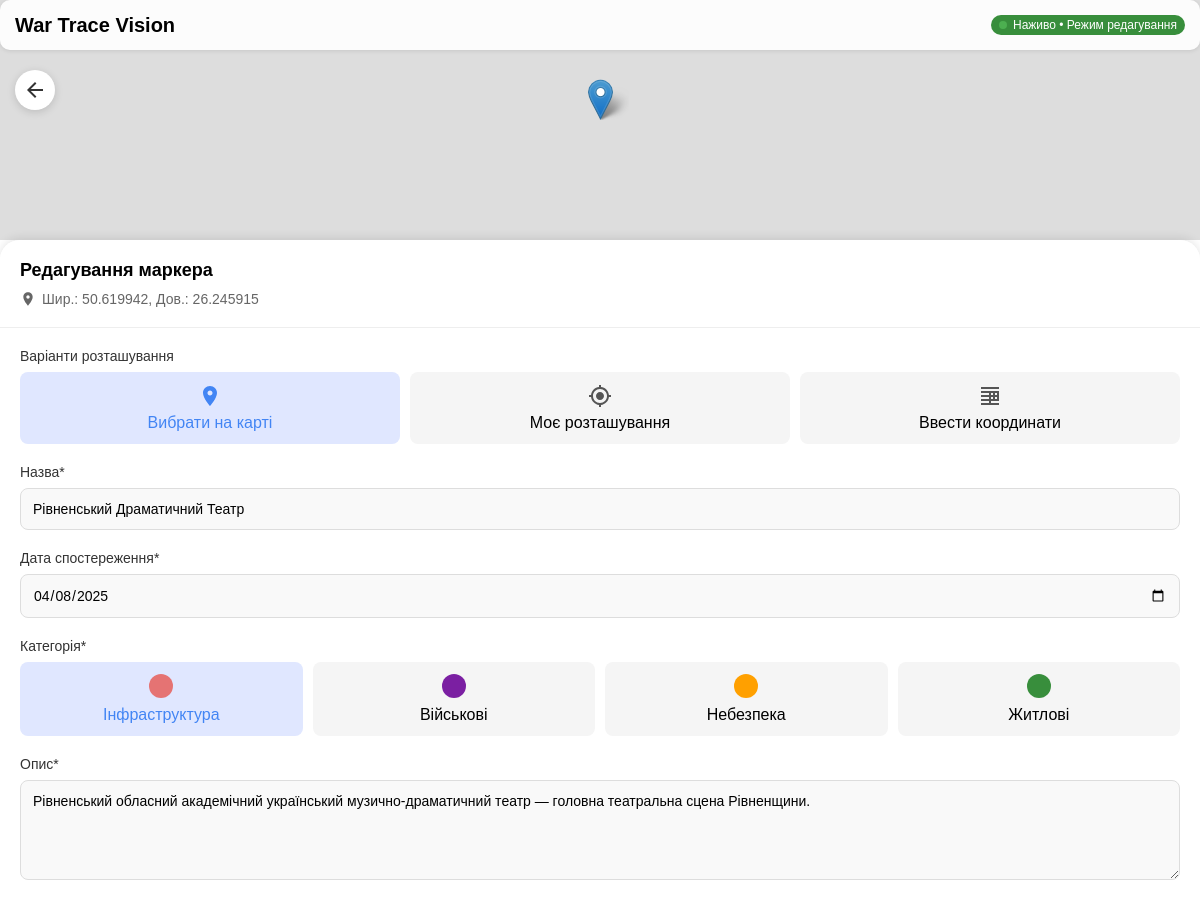
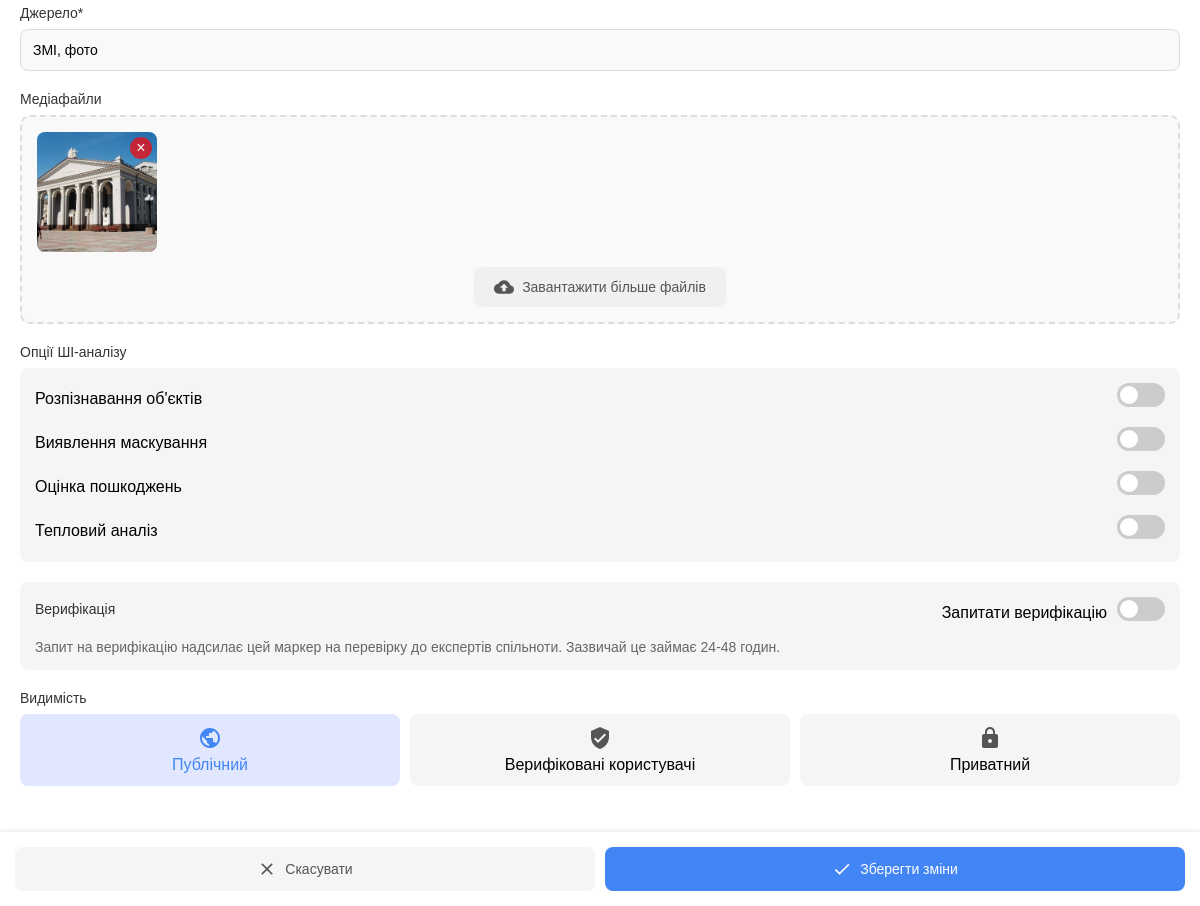
/content/marker/10/edit/ (signed in), run on the app's committed database (2 pictures, top to bottom).
### content/models.py (models this page shows, shortened)
class Marker(models.Model):
    CATEGORY_CHOICES = [
        ('military', 'Military'),
        ('infrastructure', 'Infrastructure'),
        ('residential', 'Residential'),
        ('hazard', 'Hazard'),
        ('other', 'Other'),
    ]
    VERIFICATION_CHOICES = [
        ('verified', 'Verified'),
        ('unverified', 'Unverified'),
        ('ai-detected', 'AI Detected'),
        ('disputed', 'Disputed'),
        ('pending', 'Pending'),
    ]
    VISIBILITY_CHOICES = [
        ('public', 'Public'),
        ('private', 'Private'),
        ('verified_only', 'Verified Users Only'),
    ]
    user = models.ForeignKey(User, on_delete=models.CASCADE, related_name='markers')
    title = models.CharField(max_length=100)
    description = models.TextField()
    latitude = models.FloatField(null=True)
    longitude = models.FloatField(null=True)
    date = models.DateField(default=timezone.now)
    created_at = models.DateTimeField(auto_now_add=True)
    updated_at = models.DateTimeField(auto_now=True)
    category = models.CharField(max_length=20, choices=CATEGORY_CHOICES, default='other')
    verification = models.CharField(max_length=20, choices=VERIFICATION_CHOICES, default='unverified')
    confidence = models.IntegerField(default=100)  # Stored as percentage 0-100
    source = models.CharField(max_length=255, blank=True)
    visibility = models.CharField(max_length=20, choices=VISIBILITY_CHOICES, default='public')
    object_detection = models.BooleanField(default=False)
    camouflage_detection = models.BooleanField(default=False)
    damage_assessment = models.BooleanField(default=False)
    thermal_analysis = models.BooleanField(default=False)
    request_verification = models.BooleanField(default=False)
    upvotes = models.ManyToManyField(User, related_name='marker_upvotes', blank=True)

class MarkerFile(models.Model):
    marker = models.ForeignKey(Marker, on_delete=models.CASCADE, related_name='files')
    file = models.FileField(upload_to='user_uploads/')
    uploaded_at = models.DateTimeField(auto_now_add=True)

### content/views.py (the view)
# urls.py: path('marker/<int:marker_id>/edit/', views.edit_marker_view, name='edit_marker'),
@login_required
def edit_marker_view(request, marker_id):
    marker = get_object_or_404(Marker, id=marker_id)
    if marker.user != request.user and not request.user.is_staff:
        return render(request, '403.html', status=403)
    return render(request, 'marker-edit.html', {'marker': marker})

### content/templates/marker-edit.html (shortened to what this page needs)
{% load static %}
<!DOCTYPE html>
<html lang="uk">
<head>
  <link rel="stylesheet" href="https://cdnjs.cloudflare.com/ajax/libs/leaflet/1.9.4/leaflet.min.css">
  <link rel="stylesheet" href="{% static 'css/map.css' %}">
  <link rel="stylesheet" href="{% static 'css/marker-create.css' %}">
</head>
<body>
  <div id="edit-map"></div>
  <div class="app-header">
    <h1>War Trace Vision</h1>
    <div class="status">Наживо • Режим редагування</div>
  </div>
  <div class="back-button" id="back-to-marker">
    <svg viewBox="0 0 24 24">
      <path d="M20 11H7.83l5.59-5.59L12 4l-8 8 8 8 1.41-1.41L7.83 13H20v-2z"/>
    </svg>
  </div>
  <div class="create-panel edit-panel">
    <div class="create-header edit-header">
      <h2>Редагування маркера</h2>
      <div class="marker-coordinates" id="selected-coordinates">
        <svg viewBox="0 0 24 24">
          <path d="M12 2C8.13 2 5 5.13 5 9c0 5.25 7 13 7 13s7-7.75 7-13c0-3.87-3.13-7-7-7zm0 9.5c-1.38 0-2.5-1.12-2.5-2.5s1.12-2.5 2.5-2.5 2.5 1.12 2.5 2.5-1.12 2.5-2.5 2.5z"/>
        </svg>
        <span>Шир.: {{ marker.latitude|floatformat:6 }}, Дов.: {{ marker.longitude|floatformat:6 }}</span>
      </div>
    </div>
    <div class="create-content edit-content">
      <form id="edit-marker-form" enctype="multipart/form-data">
        <div class="form-section">
          <label>Варіанти розташування</label>
          <div class="location-options">
            <div class="location-option active" id="use-map-click">
              <svg viewBox="0 0 24 24">
                <path d="M12 2C8.13 2 5 5.13 5 9c0 5.25 7 13 7 13s7-7.75 7-13c0-3.87-3.13-7-7-7zm0 9.5c-1.38 0-2.5-1.12-2.5-2.5s1.12-2.5 2.5-2.5 2.5 1.12 2.5 2.5-1.12 2.5-2.5 2.5z"/>
              </svg>
              <span>Вибрати на карті</span>
            </div>
            <div class="location-option" id="use-current-location">
              <span>Моє розташування</span>
            </div>
            <div class="location-option" id="use-coordinates">
              <svg viewBox="0 0 24 24">
                <path d="M15 13h2v2h-2zm0-4h2v2h-2zm4 4h2v2h-2zm0-4h2v2h-2zm-8 8h2v2h-2zm0-4h2v2h-2zm0-4h2v2h-2zM3 21h18v-2H3v2zm0-4h18v-2H3v2zm0-4h18v-2H3v2zm0-4h18V7H3v2zm0-6v2h18V3H3z"/>
              </svg>
              <span>Ввести координати</span>
            </div>
          </div>
        </div>
        <div class="form-section">
          <label for="marker-title">Назва*</label>
          <input type="text" id="marker-title" name="title" placeholder="Введіть описову назву" value="{{ marker.title }}" required>
        </div>
        <div class="form-section">
          <label for="marker-date">Дата спостереження*</label>
          <input type="date" id="marker-date" name="date" value="{{ marker.date|date:'Y-m-d' }}" required>
        </div>
        <div class="form-section">
          <label for="marker-category">Категорія*</label>
          <div class="category-selector">
            <div class="category-option {% if marker.category == 'infrastructure' %}active{% endif %}" data-category="infrastructure">
              <div class="category-icon infrastructure"></div>
              <span>Інфраструктура</span>
            </div>
            <div class="category-option {% if marker.category == 'military' %}active{% endif %}" data-category="military">
              <div class="category-icon military"></div>
              <span>Військові</span>
            </div>
            <div class="category-option {% if marker.category == 'hazard' %}active{% endif %}" data-category="hazard">
              <div class="category-icon hazard"></div>
              <span>Небезпека</span>
            </div>
            <div class="category-option {% if marker.category == 'residential' %}active{% endif %}" data-category="residential">
              <div class="category-icon residential"></div>
              <span>Житлові</span>
            </div>
          </div>
        </div>
        <div class="form-section">
          <label for="marker-description">Опис*</label>
          <textarea id="marker-description" name="description" placeholder="Надайте детальну інформацію про те, що ви спостерігали" required>{{ marker.description }}</textarea>
        </div>
        <div class="form-section">
          <label for="marker-source">Джерело*</label>
          <input type="text" id="marker-source" name="source" placeholder="Опишіть, як ви отримали цю інформацію" value="{{ marker.source }}" required>
        </div>
        <div class="form-section media-upload-section">
          <label>Медіафайли</label>
          <div class="media-upload-container">
            <div class="media-preview-area" id="media-preview">
              {% for file in marker.files.all %}
              <div class="media-preview-item existing-media" data-id="{{ file.id }}">
                {% if file.file.url|slice:"-4:" == ".jpg" or file.file.url|slice:"-5:" == ".jpeg" or file.file.url|slice:"-4:" == ".png" or file.file.url|slice:"-4:" == ".gif" %}
                <img src="{{ file.file.url }}" alt="Медіафайл">
                {% else %}
                <video src="{{ file.file.url }}" controls></video>
                {% endif %}
                <div class="media-delete-btn" data-id="{{ file.id }}">×</div>
              </div>
              {% endfor %}
            </div>
            <div class="upload-actions">
              <button type="button" class="upload-btn" id="trigger-upload">
                <svg viewBox="0 0 24 24">
                  <path d="M19.35 10.04C18.67 6.59 15.64 4 12 4 9.11 4 6.6 5.64 5.35 8.04 2.34 8.36 0 10.91 0 14c0 3.31 2.69 6 6 6h13c2.76 0 5-2.24 5-5 0-2.64-2.05-4.78-4.65-4.96zM14 13v4h-4v-4H7l5-5 5 5h-3z"/>
                </svg>
                Завантажити більше файлів
              </button>
            </div>
          </div>
        </div>
        <div class="form-section">
          <label>Опції ШІ-аналізу</label>
          <div class="ai-options">
            <div class="toggle-option">
              <span>Розпізнавання об'єктів</span>
              <label class="toggle-switch">
                <span class="toggle-slider"></span>
              </label>
            </div>
            <div class="toggle-option">
              <span>Виявлення маскування</span>
              <label class="toggle-switch">
                <span class="toggle-slider"></span>
              </label>
            </div>
            <div class="toggle-option">
              <span>Оцінка пошкоджень</span>
              <label class="toggle-switch">
                <span class="toggle-slider"></span>
              </label>
            </div>
            <div class="toggle-option">
              <span>Тепловий аналіз</span>
              <label class="toggle-switch">
                <span class="toggle-slider"></span>
              </label>
            </div>
          </div>
        </div>
        <div class="form-section verification-section">
          <div class="verification-header">
            <label>Верифікація</label>
            <div class="verification-toggle">
              <span>Запитати верифікацію</span>
              <label class="toggle-switch">
                <span class="toggle-slider"></span>
              </label>
            </div>
          </div>
          <div class="verification-info">
            <p>Запит на верифікацію надсилає цей маркер на перевірку до експертів спільноти. Зазвичай це займає 24-48 годин.</p>
          </div>
        </div>
        <div class="form-section">
          <label>Видимість</label>
          <div class="visibility-options">
            <div class="visibility-option {% if marker.visibility == 'public' %}active{% endif %}" data-visibility="public">
              <span>Публічний</span>
            </div>
            <div class="visibility-option {% if marker.visibility == 'verified_only' %}active{% endif %}" data-visibility="verified_only">
              <svg viewBox="0 0 24 24">
                <path d="M12 1L3 5v6c0 5.55 3.84 10.74 9 12 5.16-1.26 9-6.45 9-12V5l-9-4zm-2 16l-4-4 1.41-1.41L10 14.17l6.59-6.59L18 9l-8 8z"/>
              </svg>
              <span>Верифіковані користувачі</span>
            </div>
            <div class="visibility-option {% if marker.visibility == 'private' %}active{% endif %}" data-visibility="private">
              <svg viewBox="0 0 24 24">
                <path d="M18 8h-1V6c0-2.76-2.24-5-5-5S7 3.24 7 6v2H6c-1.1 0-2 .9-2 2v10c0 1.1.9 2 2 2h12c1.1 0 2-.9 2-2V10c0-1.1-.9-2-2-2zm-6 9c-1.1 0-2-.9-2-2s.9-2 2-2 2 .9 2 2-.9 2-2 2zm3.1-9H8.9V6c0-1.71 1.39-3.1 3.1-3.1 1.71 0 3.1 1.39 3.1 3.1v2z"/>
              </svg>
              <span>Приватний</span>
            </div>
          </div>
        </div>
      </form>
    </div>
  </div>
  <div class="action-buttons">
    <button type="button" class="secondary-btn" id="cancel-edit">
      <svg viewBox="0 0 24 24">
        <path d="M19 6.41L17.59 5 12 10.59 6.41 5 5 6.41 10.59 12 5 17.59 6.41 19 12 13.41 17.59 19 19 17.59 13.41 12z"/>
      </svg>
      Скасувати
    </button>
    <button type="submit" class="primary-btn" id="save-marker" form="edit-marker-form">
      <svg viewBox="0 0 24 24">
        <path d="M9 16.2L4.8 12l-1.4 1.4L9 19 21 7l-1.4-1.4L9 16.2z"/>
      </svg>
      Зберегти зміни
    </button>
  </div>
</body>
</html>

### static/css/map.css (style rules this page uses)
* { margin: 0; padding: 0; box-sizing: border-box; font-family: Arial, sans-serif; }
body { width: 100vw; height: 100vh; overflow: hidden; }
.app-header { position: absolute; top: 15px; left: 85px; height: 50px; background-color: rgba(255, 255, 255, 0.8); border-radius: 10px; display: flex; align-items: center; padding: 0 15px; z-index: 2; box-shadow: 0 2px 10px rgba(0, 0, 0, 0.2); }
.app-header h1 { font-size: 16px; margin-right: 15px; }
.app-header .status { font-size: 12px; background-color: #388E3C; color: white; padding: 3px 8px; border-radius: 12px; }

### data on the page
Marker: latitude "50.619942", longitude "26.245915", title "Рівненський Драматичний Театр", date "04/08/2025", description "Рівненський обласний академічний український музично-драматичний театр — головна театральна сцена Рівненщини.", source "ЗМІ, фото"
MarkerFile: file (picture)
